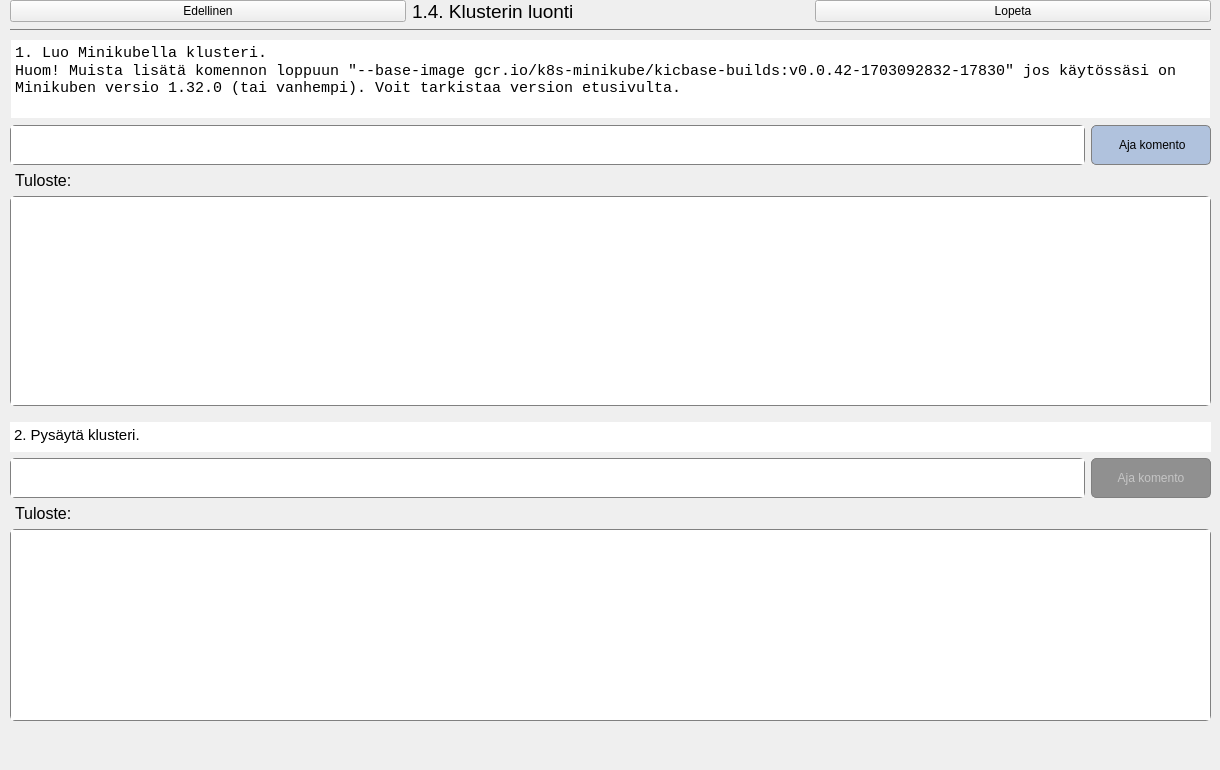
            <widget class="QWidget" name="oneFour">
             <widget class="QWidget" name="layoutWidget_5">
              <property name="geometry">
               <rect>
                <x>10</x>
                <y>0</y>
                <width>1201</width>
                <height>761</height>
               </rect>
              </property>
              <layout class="QVBoxLayout" name="verticalLayout_16" stretch="0,6,1,0,3,0,0,0,0,0">
               <item>
                <layout class="QHBoxLayout" name="horizontalLayout_6">
                 <item>
                  <widget class="QPushButton" name="prevOneFour">
                   <property name="text">
                    <string>Edellinen</string>
                   </property>
                  </widget>
                 </item>
                 <item>
                  <widget class="QLabel" name="label_6">
                   <property name="text">
                    <string>&lt;html&gt;&lt;head/&gt;&lt;body&gt;&lt;p&gt;&lt;span style=&quot; font-size:14pt;&quot;&gt;1.4. Klusterin luonti&lt;/span&gt;&lt;/p&gt;&lt;/body&gt;&lt;/html&gt;</string>
                   </property>
                  </widget>
                 </item>
                 <item>
                  <widget class="QPushButton" name="nextOneFour">
                   <property name="text">
                    <string>Lopeta</string>
                   </property>
                  </widget>
                 </item>
                </layout>
               </item>
               <item>
                <widget class="QTextBrowser" name="infoBrowser_6">
                 <property name="maximumSize">
                  <size>
                   <width>16777215</width>
                   <height>90</height>
                  </size>
                 </property>
                 <property name="font">
                  <font>
                   <family>Consolas</family>
                   <pointsize>11</pointsize>
                   <italic>false</italic>
                   <bold>false</bold>
                  </font>
                 </property>
                 <property name="styleSheet">
                  <string notr="true">border-top: 1px solid gray;
padding-top:10px;</string>
                 </property>
                 <property name="html">
                  <string>&lt;!DOCTYPE HTML PUBLIC &quot;-//W3C//DTD HTML 4.0//EN&quot; &quot;http://www.w3.org/TR/REC-html40/strict.dtd&quot;&gt;
&lt;html&gt;&lt;head&gt;&lt;meta name=&quot;qrichtext&quot; content=&quot;1&quot; /&gt;&lt;meta charset=&quot;utf-8&quot; /&gt;&lt;style type=&quot;text/css&quot;&gt;
p, li { white-space: pre-wrap; }
hr { height: 1px; border-width: 0; }
li.unchecked::marker { content: &quot;\2610&quot;; }
li.checked::marker { content: &quot;\2612&quot;; }
&lt;/style&gt;&lt;/head&gt;&lt;body style=&quot; font-family:'Consolas'; font-size:11pt; font-weight:400; font-style:normal;&quot;&gt;
&lt;p style=&quot; margin-top:0px; margin-bottom:0px; margin-left:0px; margin-right:0px; -qt-block-indent:0; text-indent:0px;&quot;&gt;&lt;span style=&quot; font-family:'Candara';&quot;&gt;1. Luo Minikubella klusteri.&lt;/span&gt;&lt;/p&gt;
&lt;p style=&quot; margin-top:0px; margin-bottom:0px; margin-left:0px; margin-right:0px; -qt-block-indent:0; text-indent:0px;&quot;&gt;&lt;span style=&quot; font-family:'Candara';&quot;&gt;Huom! Muista lisätä komennon loppuun &amp;quot;--base-image gcr.io/k8s-minikube/kicbase-builds:v0.0.42-1703092832-17830&amp;quot; jos käytössäsi on Minikuben versio 1.32.0 (tai vanhempi). Voit tarkistaa version etusivulta.&lt;/span&gt;&lt;/p&gt;&lt;/body&gt;&lt;/html&gt;</string>
                 </property>
                </widget>
               </item>
               <item>
                <layout class="QHBoxLayout" name="horizontalLayout_16">
                 <item>
                  <widget class="QTextEdit" name="oneFourInput_1">
                   <property name="maximumSize">
                    <size>
                     <width>16777215</width>
                     <height>40</height>
                    </size>
                   </property>
                   <property name="baseSize">
                    <size>
                     <width>0</width>
                     <height>4</height>
                    </size>
                   </property>
                   <property name="font">
                    <font>
                     <family>Consolas</family>
                     <pointsize>11</pointsize>
                     <italic>false</italic>
                     <bold>false</bold>
                    </font>
                   </property>
                   <property name="autoFillBackground">
                    <bool>false</bool>
                   </property>
                   <property name="styleSheet">
                    <string notr="true">border: 1px solid gray;
border-radius: 5px;</string>
                   </property>
                  </widget>
                 </item>
                 <item>
                  <widget class="QPushButton" name="oneFourButton_1">
                   <property name="minimumSize">
                    <size>
                     <width>120</width>
                     <height>0</height>
                    </size>
                   </property>
                   <property name="maximumSize">
                    <size>
                     <width>16777215</width>
                     <height>40</height>
                    </size>
                   </property>
                   <property name="styleSheet">
                    <string notr="true">border: 1px solid gray;
padding-right: 5px;
padding-left: 5px;
border-radius: 5px;
background-color: rgb(176, 194, 221);
color: rgb(0, 0, 0);</string>
                   </property>
                   <property name="text">
                    <string> Aja komento</string>
                   </property>
                  </widget>
                 </item>
                </layout>
               </item>
               <item>
                <widget class="QLabel" name="label_18">
                 <property name="styleSheet">
                  <string notr="true">padding-left: 2px;</string>
                 </property>
                 <property name="text">
                  <string>&lt;html&gt;&lt;head/&gt;&lt;body&gt;&lt;p&gt;&lt;span style=&quot; font-size:12pt;&quot;&gt;Tuloste:&lt;/span&gt;&lt;/p&gt;&lt;/body&gt;&lt;/html&gt;</string>
                 </property>
                </widget>
               </item>
               <item>
                <widget class="QTextBrowser" name="oneFourResult_1">
                 <property name="styleSheet">
                  <string notr="true">border: 1px solid gray;
border-radius: 5px;</string>
                 </property>
                 <property name="html">
                  <string>&lt;!DOCTYPE HTML PUBLIC &quot;-//W3C//DTD HTML 4.0//EN&quot; &quot;http://www.w3.org/TR/REC-html40/strict.dtd&quot;&gt;
&lt;html&gt;&lt;head&gt;&lt;meta name=&quot;qrichtext&quot; content=&quot;1&quot; /&gt;&lt;meta charset=&quot;utf-8&quot; /&gt;&lt;style type=&quot;text/css&quot;&gt;
p, li { white-space: pre-wrap; }
hr { height: 1px; border-width: 0; }
li.unchecked::marker { content: &quot;\2610&quot;; }
li.checked::marker { content: &quot;\2612&quot;; }
&lt;/style&gt;&lt;/head&gt;&lt;body style=&quot; font-family:'Consolas'; font-size:11pt; font-weight:400; font-style:normal;&quot;&gt;
&lt;p style=&quot;-qt-paragraph-type:empty; margin-top:0px; margin-bottom:0px; margin-left:0px; margin-right:0px; -qt-block-indent:0; text-indent:0px; font-family:'Segoe UI Symbol';&quot;&gt;&lt;br /&gt;&lt;/p&gt;&lt;/body&gt;&lt;/html&gt;</string>
                 </property>
                </widget>
               </item>
               <item>
                <widget class="QTextBrowser" name="textBrowser_13">
                 <property name="maximumSize">
                  <size>
                   <width>16777215</width>
                   <height>40</height>
                  </size>
                 </property>
                 <property name="styleSheet">
                  <string notr="true">border: none;
margin-top:10px;</string>
                 </property>
                 <property name="html">
                  <string>&lt;!DOCTYPE HTML PUBLIC &quot;-//W3C//DTD HTML 4.0//EN&quot; &quot;http://www.w3.org/TR/REC-html40/strict.dtd&quot;&gt;
&lt;html&gt;&lt;head&gt;&lt;meta name=&quot;qrichtext&quot; content=&quot;1&quot; /&gt;&lt;meta charset=&quot;utf-8&quot; /&gt;&lt;style type=&quot;text/css&quot;&gt;
p, li { white-space: pre-wrap; }
hr { height: 1px; border-width: 0; }
li.unchecked::marker { content: &quot;\2610&quot;; }
li.checked::marker { content: &quot;\2612&quot;; }
&lt;/style&gt;&lt;/head&gt;&lt;body style=&quot; font-family:'Consolas'; font-size:11pt; font-weight:400; font-style:normal;&quot;&gt;
&lt;p style=&quot; margin-top:0px; margin-bottom:0px; margin-left:0px; margin-right:0px; -qt-block-indent:0; text-indent:0px;&quot;&gt;&lt;span style=&quot; font-family:'Candara';&quot;&gt;2. Pysäytä klusteri.&lt;/span&gt;&lt;/p&gt;&lt;/body&gt;&lt;/html&gt;</string>
                 </property>
                </widget>
               </item>
               <item>
                <layout class="QHBoxLayout" name="horizontalLayout_28">
                 <item>
                  <widget class="QTextEdit" name="oneFourInput_2">
                   <property name="maximumSize">
                    <size>
                     <width>16777215</width>
                     <height>40</height>
                    </size>
                   </property>
                   <property name="styleSheet">
                    <string notr="true">border: 1px solid gray;
border-radius: 5px;</string>
                   </property>
                  </widget>
                 </item>
                 <item>
                  <widget class="QPushButton" name="oneFourButton_2">
                   <property name="minimumSize">
                    <size>
                     <width>120</width>
                     <height>0</height>
                    </size>
                   </property>
                   <property name="maximumSize">
                    <size>
                     <width>16777215</width>
                     <height>40</height>
                    </size>
                   </property>
                   <property name="styleSheet">
                    <string notr="true">border: 1px solid gray;
padding-right: 5px;
padding-left: 5px;
border-radius: 5px;
color: rgb(197, 197, 197);
background-color: rgb(144, 144, 144);</string>
                   </property>
                   <property name="text">
                    <string>Aja komento</string>
                   </property>
                  </widget>
                 </item>
                </layout>
               </item>
               <item>
                <widget class="QLabel" name="label_19">
                 <property name="styleSheet">
                  <string notr="true">padding-left: 2px;</string>
                 </property>
                 <property name="text">
                  <string>&lt;html&gt;&lt;head/&gt;&lt;body&gt;&lt;p&gt;&lt;span style=&quot; font-size:12pt;&quot;&gt;Tuloste:&lt;/span&gt;&lt;/p&gt;&lt;/body&gt;&lt;/html&gt;</string>
                 </property>
                </widget>
               </item>
               <item>
                <widget class="QTextBrowser" name="oneFourResult_2">
                 <property name="styleSheet">
                  <string notr="true">border: 1px solid gray;
border-radius: 5px;</string>
                 </property>
                </widget>
               </item>
               <item>
                <spacer name="verticalSpacer_4">
                 <property name="orientation">
                  <enum>Qt::Vertical</enum>
                 </property>
                 <property name="sizeHint" stdset="0">
                  <size>
                   <width>20</width>
                   <height>40</height>
                  </size>
                 </property>
                </spacer>
               </item>
              </layout>
             </widget>
            </widget>
